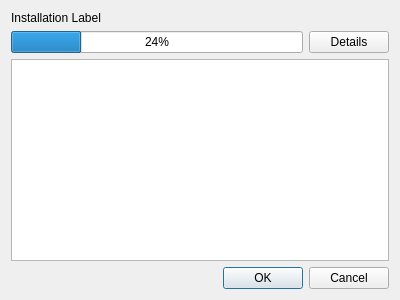
<?xml version="1.0" encoding="UTF-8"?>
<ui version="4.0">
 <class>Form</class>
 <widget class="QWidget" name="Form">
  <property name="geometry">
   <rect>
    <x>0</x>
    <y>0</y>
    <width>400</width>
    <height>300</height>
   </rect>
  </property>
  <property name="windowTitle">
   <string>Form</string>
  </property>
  <layout class="QVBoxLayout" name="verticalLayout">
   <item>
    <widget class="QLabel" name="label">
     <property name="text">
      <string>Installation Label</string>
     </property>
    </widget>
   </item>
   <item>
    <layout class="QHBoxLayout" name="horizontalLayout">
     <item>
      <widget class="QProgressBar" name="progressBar">
       <property name="value">
        <number>24</number>
       </property>
      </widget>
     </item>
     <item>
      <widget class="QPushButton" name="buttonDetails">
       <property name="text">
        <string>Details</string>
       </property>
      </widget>
     </item>
    </layout>
   </item>
   <item>
    <widget class="QPlainTextEdit" name="textView">
     <property name="enabled">
      <bool>true</bool>
     </property>
     <property name="readOnly">
      <bool>true</bool>
     </property>
    </widget>
   </item>
   <item>
    <widget class="QDialogButtonBox" name="buttonBox">
     <property name="standardButtons">
      <set>QDialogButtonBox::Cancel|QDialogButtonBox::Ok</set>
     </property>
    </widget>
   </item>
  </layout>
 </widget>
 <tabstops>
  <tabstop>buttonDetails</tabstop>
  <tabstop>textView</tabstop>
 </tabstops>
 <resources/>
 <connections/>
</ui>
